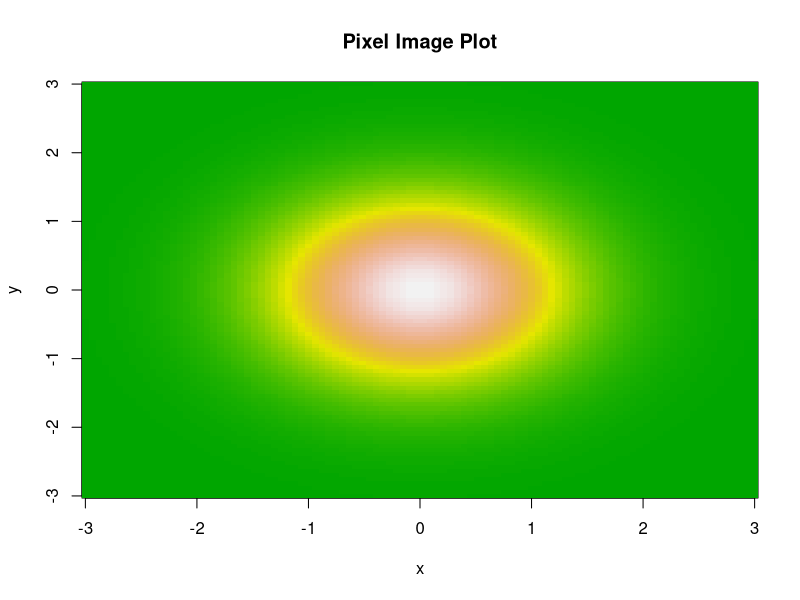

Generate this figure with R:
# Sample data for a pixel image
x <- seq(-3, 3, length.out = 100)
y <- seq(-3, 3, length.out = 100)
z <- outer(x, y, function(x, y) { dnorm(sqrt(x^2 + y^2)) })

# Create pixel image plot
image(x, y, z, main = "Pixel Image Plot", col = terrain.colors(100))
